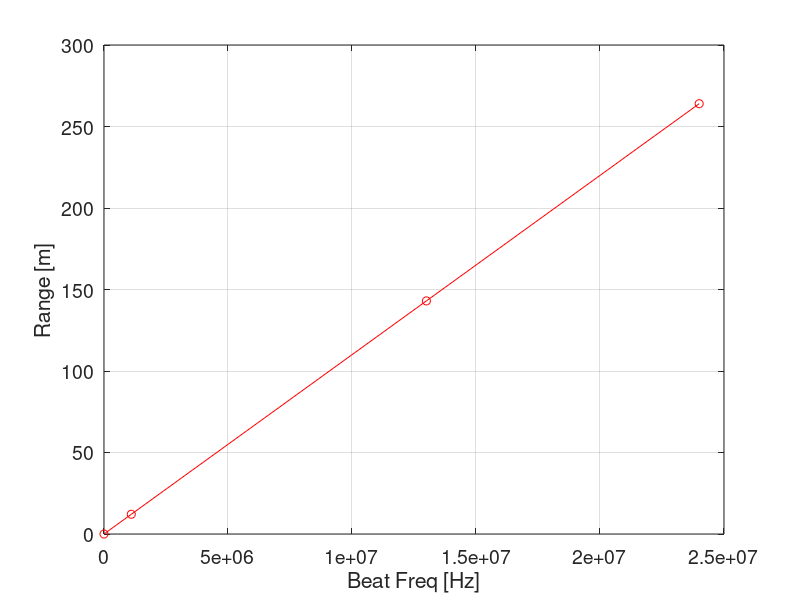

Source code (MATLAB):
clc;clear;close all;
%Using the following MATLAB code sample, 
% complete the TODOs to calculate the range in meters of four targets 
% with respective measured beat frequencies [0 MHz, 1.1 MHz, 13 MHz, 24 MHz].
%You can use the following parameter values:
%    The radar maximum range = 300m
%    The range resolution = 1m
%    The speed of light c = 3*10^8
R_max   = 300;
D_res   = 1.0;
c       = 3*10^8;
fb_list = [0.0, 1.1, 13.0, 24.0].*10^6;

% TODO : Find the Bsweep of chirp for 1 m resolution
%        D_res   = c / (2 * B_sweep)
B_sweep = (c/2)/D_res; % 0.15 * 10^9

% TODO : Calculate the chirp time based on the Radar's Max Range
%        The sweep time can be computed based on the time needed 
%        for the signal to travel the maximum range. In general, 
%        for an FMCW radar system, the sweep time should be at least 
%        5 to 6 times the round trip time. 
%        This example uses a factor of 5.5:
round_trip_time = 2 * R_max / c;
Ts = 5.5 * round_trip_time; % 1.1E-5

% TODO : define the frequency shifts 
%        R = ( fb * Ts * c) / ( 2*B )
R_list = (fb_list * Ts * c) / (2*B_sweep); 

% Display the calculated range
disp(R_list); % [0   12.1000  143.0000  264.0000]

figure;
plot(fb_list, R_list, 'ro-'); grid on; hold on;
xlabel('Beat Freq [Hz]');
ylabel('Range [m]');
set(gca, 'FontSize', 14);